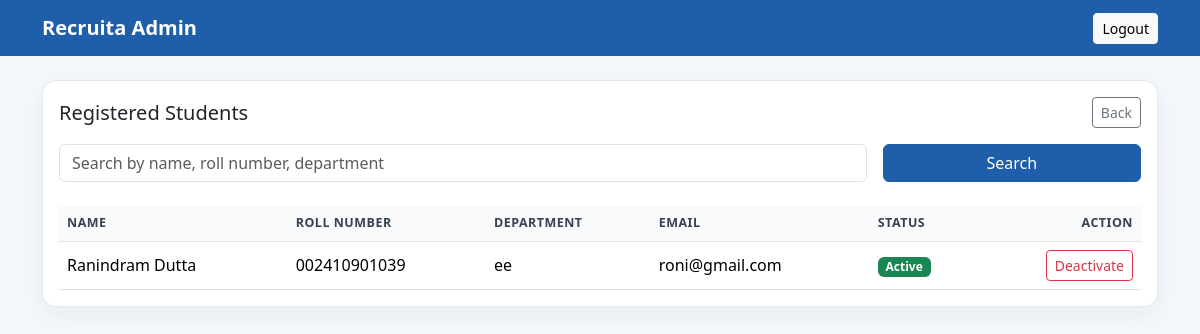
/admin/students (signed in), run on an earlier commit of the app's database.
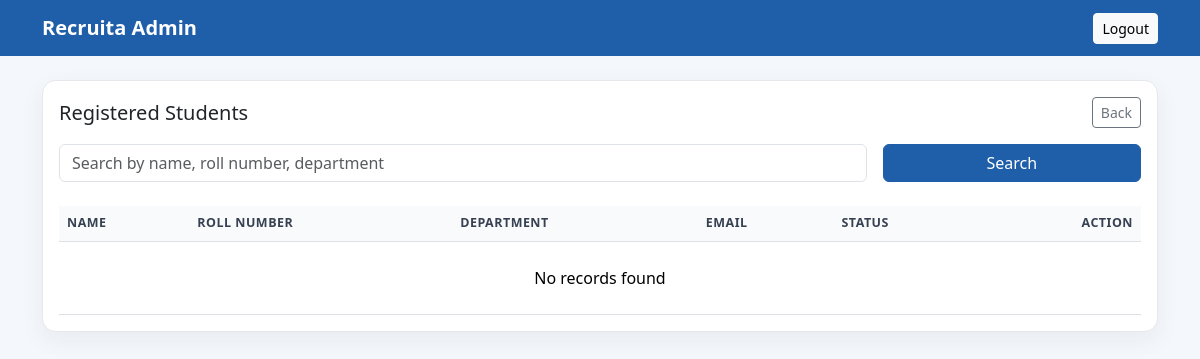
And on a later commit of the database.
### tables this page shows
CREATE TABLE students (
                        student_id INTEGER PRIMARY KEY AUTOINCREMENT,
                        full_name TEXT NOT NULL,
                        roll_number TEXT NOT NULL UNIQUE,
                        college TEXT NOT NULL DEFAULT '',
                        department TEXT NOT NULL,
                        gpa TEXT NOT NULL DEFAULT '',
                        resume TEXT NOT NULL DEFAULT '',
                        phone TEXT,
                        email TEXT NOT NULL UNIQUE,
                        password_hash TEXT NOT NULL,
                        is_active INTEGER NOT NULL DEFAULT 1
                  );

### routes/admin_routes.py (the view)
      @app.route("/admin/students")
      @require_admin_role
      def admin_students():
            student_search_query = request.args.get("q", "").strip()
            return render_template(
                  "admin/admin_students.html",
                  student_search_query=student_search_query,
                  students_waiting_for_review=search_students_for_admin_panel(student_search_query),
            )

### database.py (called while the page is built)
def connect_recruita_database():
      recruita_db_connection = sqlite3.connect(DATABASE_PATH)
      recruita_db_connection.row_factory = sqlite3.Row
      recruita_db_connection.execute("PRAGMA foreign_keys = ON")
      return recruita_db_connection

### models/admin_models.py (called while the page is built)
def search_students_for_admin_panel(search_query):
      recruita_db_connection = connect_recruita_database()
      try:
            return recruita_db_connection.execute(
                  """
                  SELECT student_id, full_name, roll_number, department, email, is_active
                  FROM students
                  WHERE full_name LIKE ? OR roll_number LIKE ? OR department LIKE ?
                  ORDER BY student_id DESC
                  """,
                  (f"%{search_query}%", f"%{search_query}%", f"%{search_query}%"),
            ).fetchall()
      finally:
            recruita_db_connection.close()

### models/auth_models.py (called while the page is built)
def require_admin_role(view_function):
      @wraps(view_function)
      def admin_guard(*args, **kwargs):
            if session.get("user_role") != "admin":
                  abort(403)
            return view_function(*args, **kwargs)
      return admin_guard

### templates/admin/admin_students.html (shortened to what this page needs)
<!doctype html>
<html lang="en">
<head>
   <link href="https://cdn.jsdelivr.net/npm/bootstrap@5.3.3/dist/css/bootstrap.min.css" rel="stylesheet">
</head>
<body>
   <nav class="navbar navbar-dark portal-navbar sticky-top">
      <div class="container">
         <span class="navbar-brand fw-semibold">Recruita Admin</span>
         <form action="{{ url_for('logout') }}" method="post">
            <button class="btn btn-light btn-sm" type="submit">Logout</button>
         </form>
      </div>
   </nav>
   <main class="container py-4">
      <section class="card mb-4">
         <div class="card-body">
            <div class="d-flex justify-content-between align-items-center mb-3">
               <h1 class="h5 mb-0">Registered Students</h1>
               <a href="{{ url_for('admin_dashboard') }}" class="btn btn-outline-secondary btn-sm">Back</a>
            </div>
            <form action="{{ url_for('admin_students') }}" method="get" class="row g-3 mb-4">
               <div class="col-md-9">
                  <input
                     name="q"
                     value="{{ student_search_query }}"
                     class="form-control"
                     placeholder="Search by name, roll number, department"
                  >
               </div>
               <div class="col-md-3">
                  <button class="btn btn-primary w-100" type="submit">Search</button>
               </div>
            </form>
            <div class="table-responsive">
               <table class="table align-middle mb-0">
                  <thead>
                     <tr>
                        <th>Name</th>
                        <th>Roll Number</th>
                        <th>Department</th>
                        <th>Email</th>
                        <th>Status</th>
                        <th class="text-end">Action</th>
                     </tr>
                  </thead>
                  <tbody>
                     {% for student in students_waiting_for_review %}
                     <tr>
                        <td>{{ student.full_name }}</td>
                        <td>{{ student.roll_number }}</td>
                        <td>{{ student.department }}</td>
                        <td>{{ student.email }}</td>
                        <td>
                           {% if student.is_active == 1 %}
                           <span class="badge text-bg-success">Active</span>
                           {% else %}
                           <span class="badge text-bg-danger">Inactive</span>
                           {% endif %}
                        </td>
                        <td class="text-end">
                           <form
                              action="{{ url_for('toggle_student_active', student_id=student.student_id) }}"
                              method="post"
                              class="d-inline"
                           >
                              <button class="btn btn-outline-danger btn-sm" type="submit">
                                 {% if student.is_active == 1 %}Deactivate{% else %}Activate{% endif %}
                              </button>
                           </form>
                        </td>
                     </tr>
                     {% else %}
                     <tr>
                        <td colspan="6" class="text-center text-muted-soft py-4">No records found</td>
                     </tr>
                     {% endfor %}
                  </tbody>
               </table>
            </div>
         </div>
      </section>
   </main>
</body>
</html>

What changed in the data, as far as the page shows it:
removed students: full_name "Ranindram Dutta", roll_number "002410901039", department "ee", email "roni@gmail.com", is_active "Active"
Also different on the page:
text now shown: "No records found"
